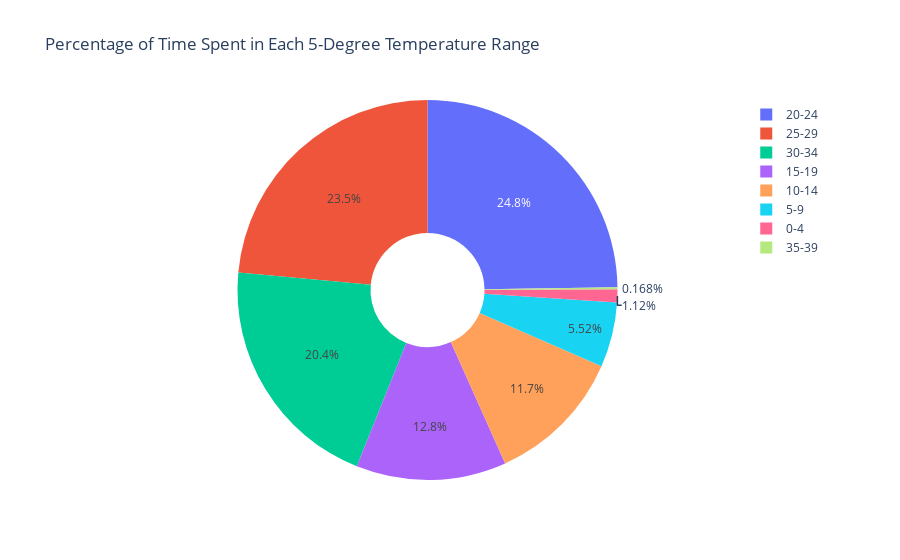

Here is the notebook cell this chart was saved with:
### Code cell
temperature_percentages = df_sorted['driving_time'].groupby(df_sorted['temperature_range_5']).sum() / df_sorted['driving_time'].sum() * 100
# Create the pie chart using Plotly
fig = px.pie(temperature_percentages, values=temperature_percentages.values,
             names=temperature_percentages.index, title='Percentage of Time Spent in Each 5-Degree Temperature Range',hole=0.3)

# Show the pie chart
fig.show()

### Figure 1 — Plotly figure (JSON) as saved in the notebook; plotly's stock layout.template omitted (floating-point values rounded to 4 significant figures)
{"data": [{"domain": {"x": [0, 1], "y": [0, 1]}, "hole": 0.3, "hovertemplate": "temperature_range_5=%{label}<br>value=%{value}<extra></extra>", "labels": ["0-4", "5-9", "10-14", "15-19", "20-24", "25-29", "30-34", "35-39"], "legendgroup": "", "name": "", "showlegend": true, "type": "pie", "values": [1.122, 5.52, 11.71, 12.76, 24.76, 23.52, 20.4, 0.1684]}], "layout": {"autosize": true, "legend": {"tracegroupgap": 0}, "title": {"text": "Percentage of Time Spent in Each 5-Degree Temperature Range"}}}
